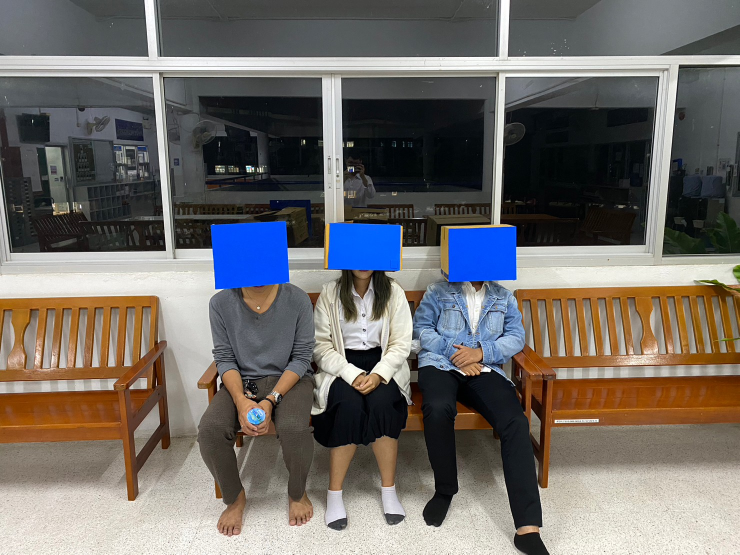
%> input picture Original/bb50.jpg, 1479 x 1109 px (shown at 1/2 size)
$ octave Boxmet2.m   (GNU Octave 9; MATLAB toolbox functions it lacks are replaced by stand-ins)
%> lines starting %> are read from the running program, lines starting %| are printed output that depends on the picture; in (x1, y1, x2, y2) boxes, pixels count from 0 and x2, y2 are one past the last pixel; in counts of white or black regions, pixels touching at a corner belong together; the program's own positions count from 1
clc
clear all
close all

% Read the input image
img = imread('bb50.jpg');
%> img is the input picture: size 1109x1479x3 uint8; mean R, G, B 112.3, 108.1, 104.4

M2d = im2double(img);

figure(1), imshow(M2d);

% Extract red and blue channels
[R,G,B] = imsplit(M2d);
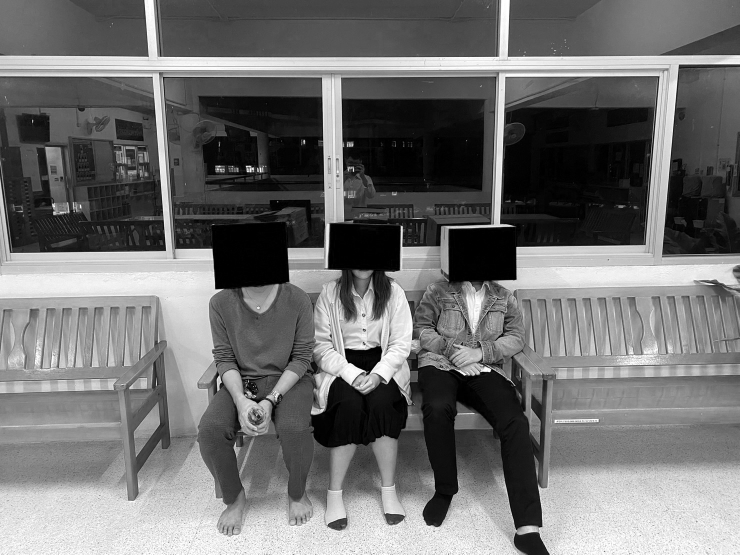
%> R: size 1109x1479 double (shown at 1/2 size); min 0, max 1, mean 0.44
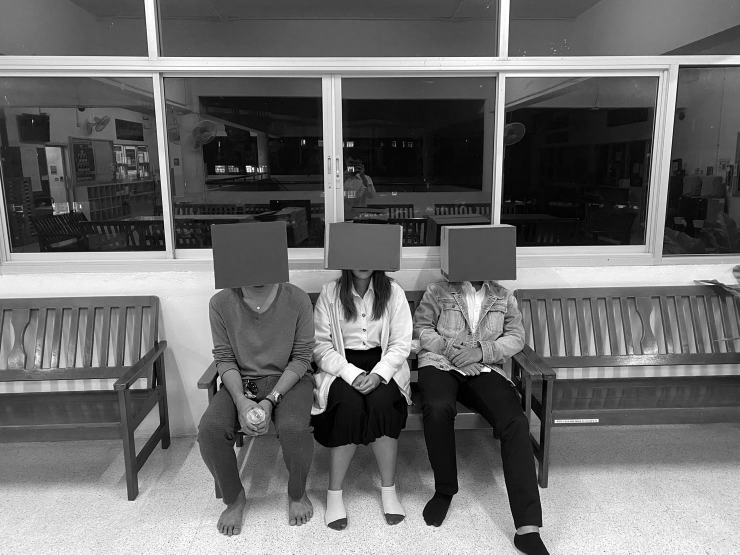
%> G: size 1109x1479 double (shown at 1/2 size); min 0, max 1, mean 0.424
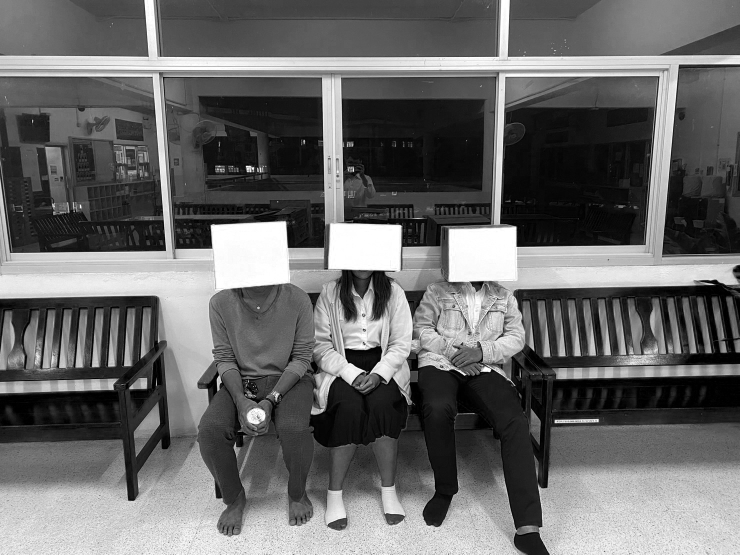
%> B: size 1109x1479 double (shown at 1/2 size); min 0, max 1, mean 0.41

% Create a binary image based on the red and blue channels
[m2, n2] = size(R);
%> m2 = 1109; n2 = 1479
X = zeros(m2,n2);
for i = 1:m2
    for j = 1:n2
        if R(i,j) >= 0 && R(i,j) <= 0.25 && G(i,j) <= 0.45  && B(i,j) >= 0.43
            X(i,j) = 255;
        end
    end
end
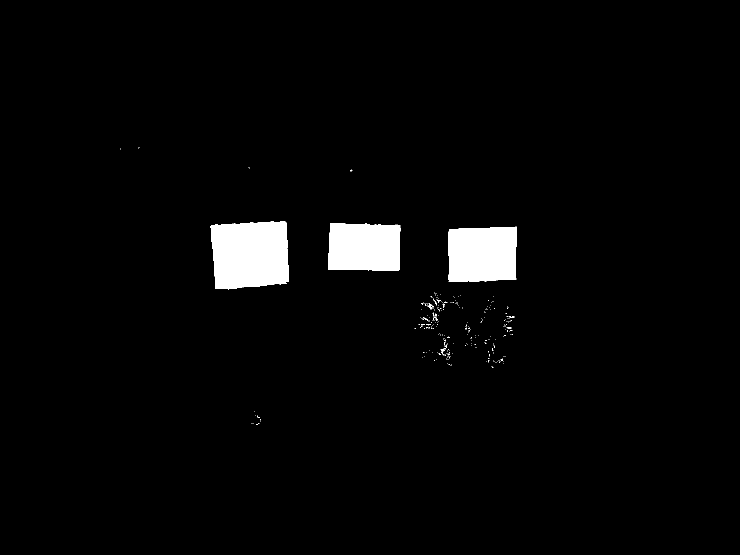
%> X: size 1109x1479 double (shown at 1/2 size); 2.9% white; 243 white regions (235 under 20 px), largest, box (x1, y1, x2, y2) and area: (421, 442, 578, 579) 19028, (896, 452, 1034, 564) 14329, (656, 446, 801, 542) 12947

% Apply median filtering to remove noise
X = medfilt2(X, [3 3]);
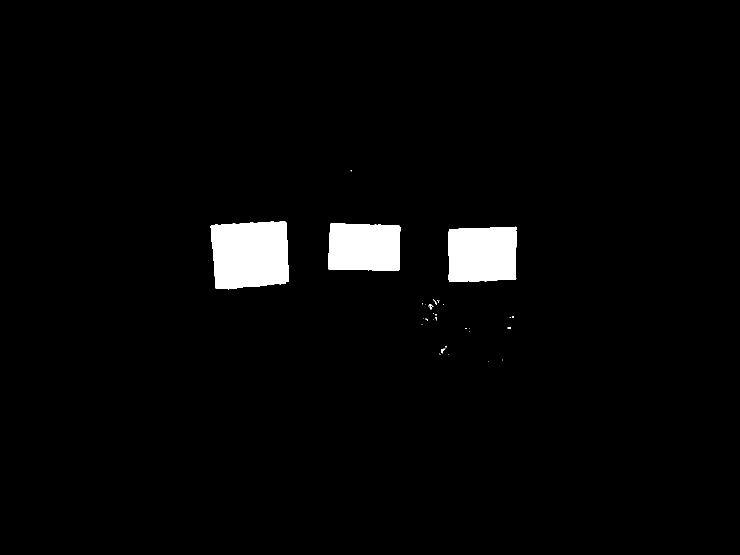
%> X: size 1109x1479 double (shown at 1/2 size); 2.8% white; 34 white regions (28 under 20 px), largest, box (x1, y1, x2, y2) and area: (421, 442, 578, 579) 19028, (896, 453, 1033, 564) 14326, (656, 446, 801, 542) 12960, (882, 697, 889, 707) 37, (858, 608, 867, 614) 27, (866, 598, 874, 609) 25
%X = imboxfilt(X, 3);

% Convert binary image to grayscale and display
Mfor = mat2gray(X);
figure(2),imshow(Mfor)

% Remove objects touching the border
%Mcb = imclearborder(Mfor);
%figure(3),imshow(Mcb)

% Remove small objects
Mao = bwareaopen(Mfor,1800);
%> Mao: size 1109x1479 logical; 2.8% white; 3 white regions, box (x1, y1, x2, y2) and area: (421, 442, 578, 579) 19028, (896, 453, 1033, 564) 14326, (656, 446, 801, 542) 12960

%figure(4),imshow(Mao);

SE = strel('disk',20);
Mc = imclose(Mao,SE);
%> Mc: size 1109x1479 logical; 2.8% white; 3 white regions
figure(4),imshowpair(img, Mc, 'montage');
%> after `imshowpair(img, Mc, 'montage')`:
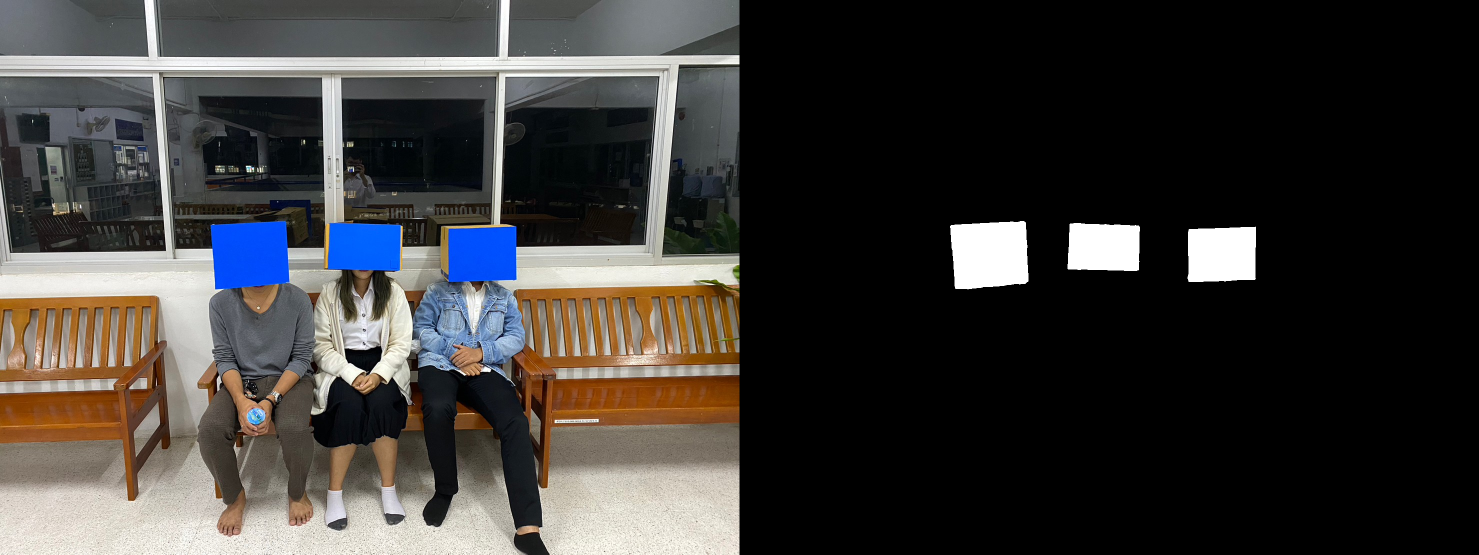
%> displayed picture: size 1109x2958x3, on the screen's scale of 0 to 255 (shown at 1/2 size); mean R, G, B 59.8, 57.6, 55.8

% Extract properties of connected components
cc = regionprops(Mc, 'Centroid', 'BoundingBox');
%> cc = 3 regions; box (x1, y1, x2, y2) and Centroid: (421, 442, 578, 579) [500.8 509.8], (656, 446, 801, 542) [729.3 495.2], (896, 453, 1033, 564) [965.3 509.4]

% Draw bounding box on original image
%figure(5), imshow(img);
hold on;
for i = 1:length(cc)
    bb = cc(i).BoundingBox;
    rectangle('Position', bb, 'EdgeColor', 'r', 'LineWidth', 2);
end
%> this loop made 3 passes
%> bb on passes 1 to 3: [421.5 442.5 157 137], [656.5 446.5 145 96], [896.5 453.5 137 111]
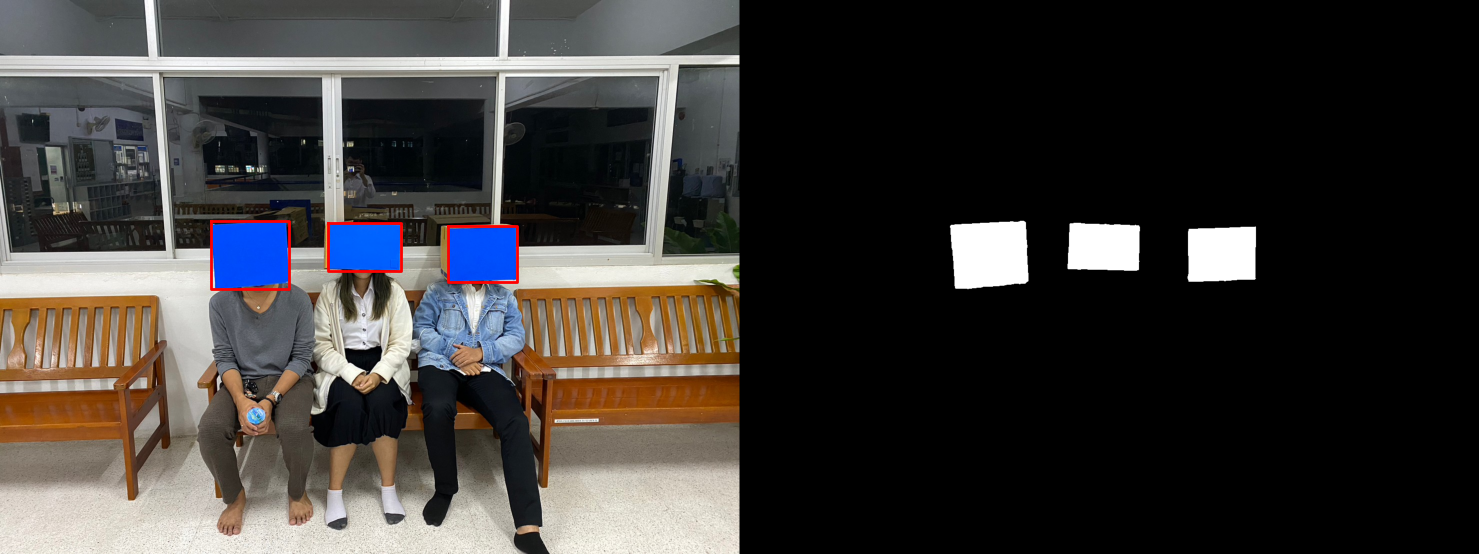
%> figure redrawn from the program's plot data; shown at 1/2 size
hold off;

$ run again, with Original/bb0.jpg copied over Original/bb50.jpg
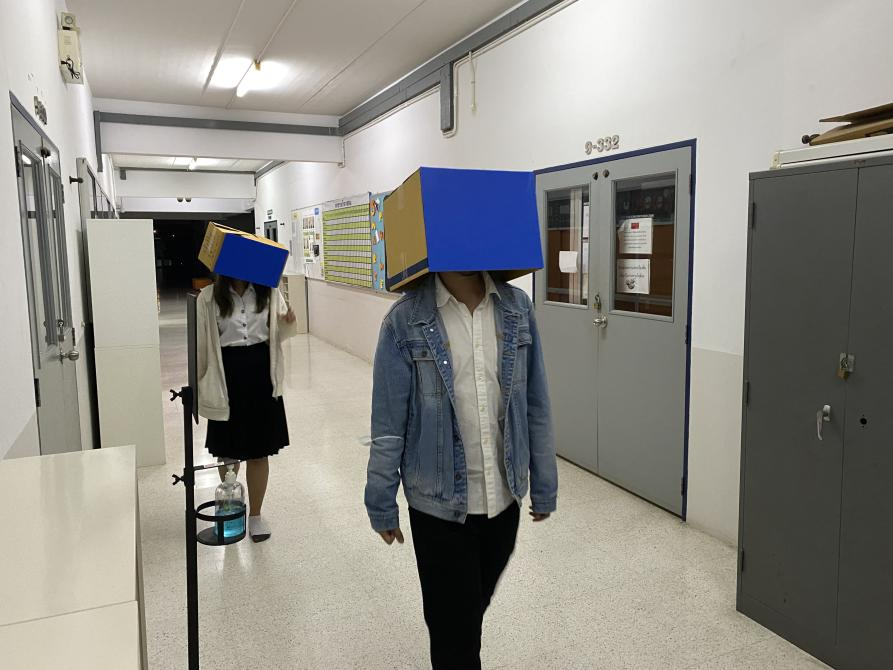
%> input picture Original/bb0.jpg, 893 x 670 px
%> img is the input picture: size 670x893x3 uint8; mean R, G, B 143.4, 141.6, 135.3
%> after the loop `for i = 1:m2`:
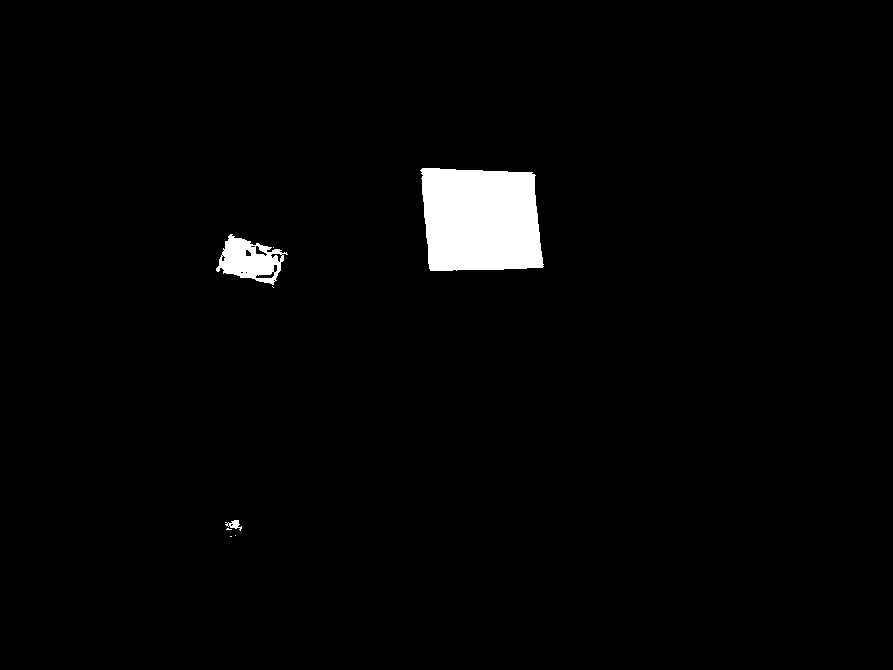
%> X: size 670x893 double; 2.2% white; 8 white regions (5 under 20 px), largest, box (x1, y1, x2, y2) and area: (420, 168, 544, 271) 11278, (216, 234, 288, 285) 1941, (225, 520, 242, 531) 86
%> Mfor: size 670x893 double; values 0 (black) and 1 (white), 2.2% white; 5 white regions (2 under 20 px), largest, box (x1, y1, x2, y2) and area: (421, 168, 544, 271) 11273, (216, 234, 284, 285) 1962, (226, 520, 239, 530) 84
%> Mao: size 670x893 logical; 2.2% white; 2 white regions, box (x1, y1, x2, y2) and area: (421, 168, 544, 271) 11273, (216, 234, 284, 285) 1962
%> Mc: size 670x893 logical; 2.3% white; 2 white regions
%> cc = 2 regions; box (x1, y1, x2, y2) and Centroid: (216, 234, 284, 285) [251.1 260.9], (421, 168, 544, 271) [481.5 220.6]
%> the loop `for i = 1:length(cc)` made 2 passes
%> bb on passes 1 to 2: [216.5 234.5 68 51], [421.5 168.5 123 103]
%> after the loop `for i = 1:length(cc)`:
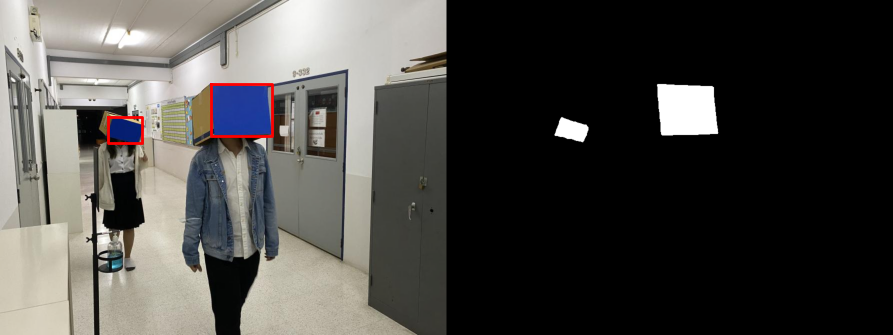
%> figure redrawn from the program's plot data; shown at 1/2 size

$ run again, with Original/bb1.jpg copied over Original/bb50.jpg
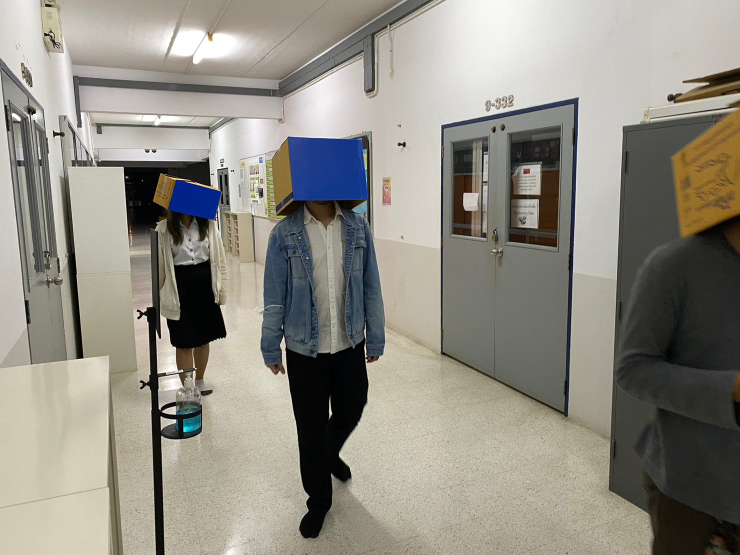
%> input picture Original/bb1.jpg, 1479 x 1109 px (shown at 1/2 size)
%> img is the input picture: size 1109x1479x3 uint8; mean R, G, B 144.9, 141.7, 132.1
%> after the loop `for i = 1:m2`:
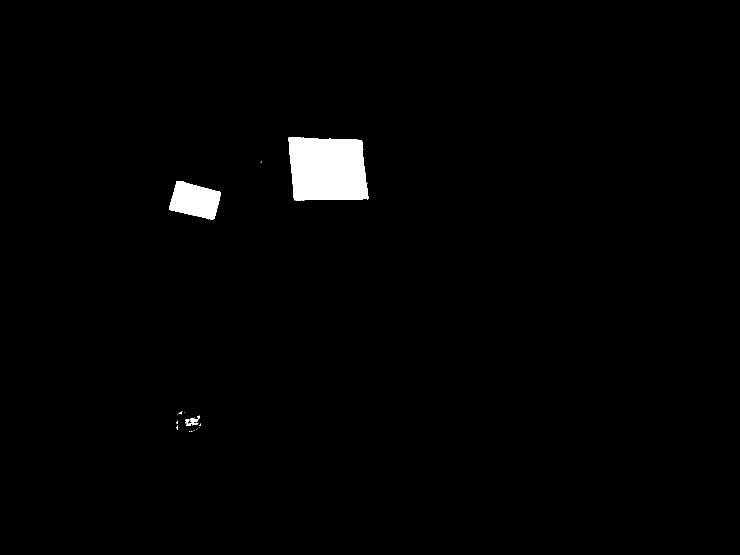
%> X: size 1109x1479 double (shown at 1/2 size); 1.5% white; 23 white regions (18 under 20 px), largest, box (x1, y1, x2, y2) and area: (577, 274, 737, 401) 18069, (338, 362, 442, 440) 5519, (373, 835, 397, 852) 172, (370, 838, 379, 847) 40, (357, 823, 365, 829) 22
%> Mfor: size 1109x1479 double; values 0 (black) and 1 (white), 1.5% white; 9 white regions (5 under 20 px), largest, box (x1, y1, x2, y2) and area: (577, 274, 737, 401) 18069, (338, 362, 442, 439) 5515, (373, 836, 396, 852) 170, (371, 838, 378, 846) 35
%> Mao: size 1109x1479 logical; 1.4% white; 2 white regions, box (x1, y1, x2, y2) and area: (577, 274, 737, 401) 18069, (338, 362, 442, 439) 5515
%> Mc: size 1109x1479 logical; 1.4% white; 2 white regions
%> cc = 2 regions; box (x1, y1, x2, y2) and Centroid: (338, 362, 442, 439) [390.6 401.7], (577, 274, 737, 401) [656 339.2]
%> the loop `for i = 1:length(cc)` made 2 passes
%> bb on passes 1 to 2: [338.5 362.5 104 77], [577.5 274.5 160 127]
%> after the loop `for i = 1:length(cc)`:
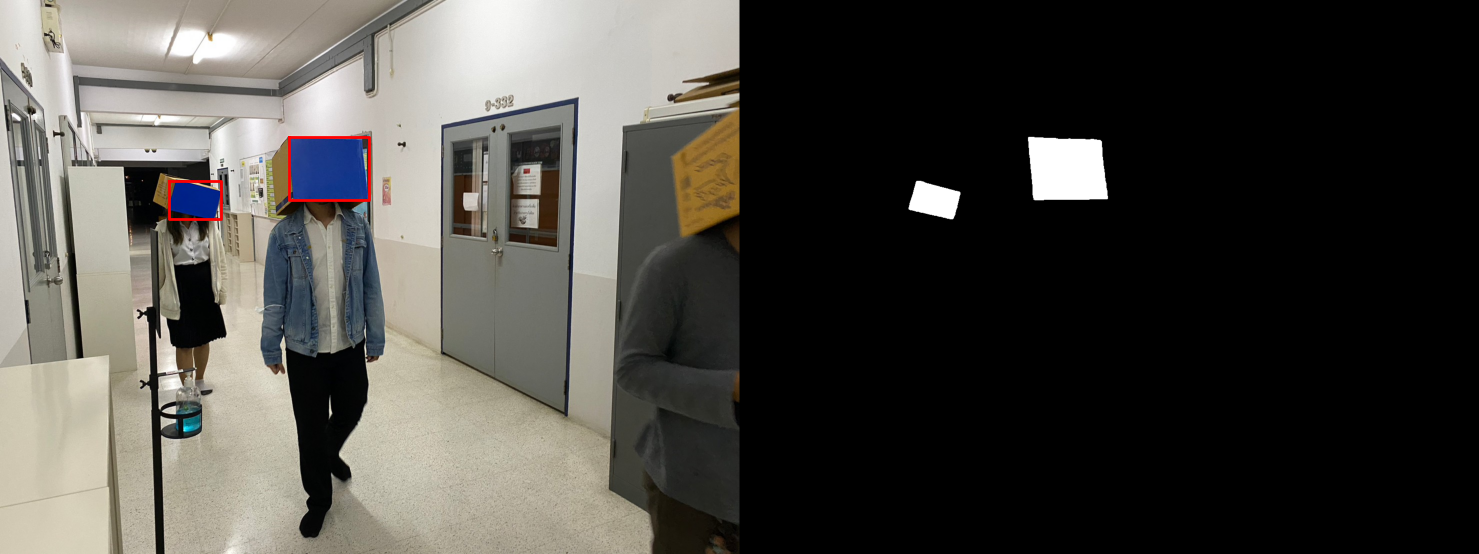
%> figure redrawn from the program's plot data; shown at 1/2 size

$ run again, with Original/bb10.jpg copied over Original/bb50.jpg
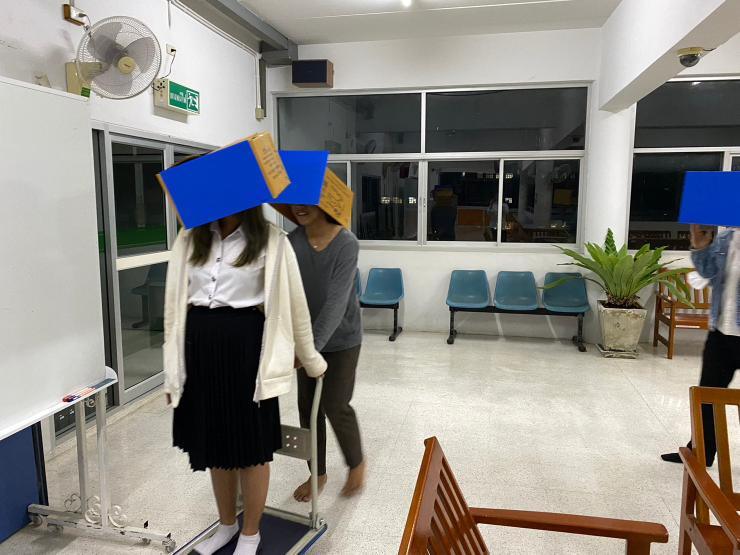
%> input picture Original/bb10.jpg, 1479 x 1109 px (shown at 1/2 size)
%> img is the input picture: size 1109x1479x3 uint8; mean R, G, B 138.5, 136.2, 130.7
%> Mfor: size 1109x1479 double; values 0 (black) and 1 (white), 2.8% white; 27 white regions (21 under 20 px), largest, box (x1, y1, x2, y2) and area: (319, 281, 660, 458) 32628, (1357, 342, 1479, 454) 12137, (733, 539, 798, 600) 1269, (908, 560, 921, 587) 214, (993, 564, 1007, 589) 192, (1008, 559, 1013, 566) 20
%> Mao: size 1109x1479 logical; 2.7% white; 2 white regions, box (x1, y1, x2, y2) and area: (319, 281, 660, 458) 32628, (1357, 342, 1479, 454) 12137
%> Mc: size 1109x1479 logical; 2.7% white; 2 white regions
%> cc = 2 regions; box (x1, y1, x2, y2) and Centroid: (319, 281, 660, 458) [481.5 366.7], (1357, 342, 1479, 454) [1423.1 398.2]
%> the loop `for i = 1:length(cc)` made 2 passes
%> bb on passes 1 to 2: [319.5 281.5 341 177], [1357.5 342.5 122 112]
%> after the loop `for i = 1:length(cc)`:
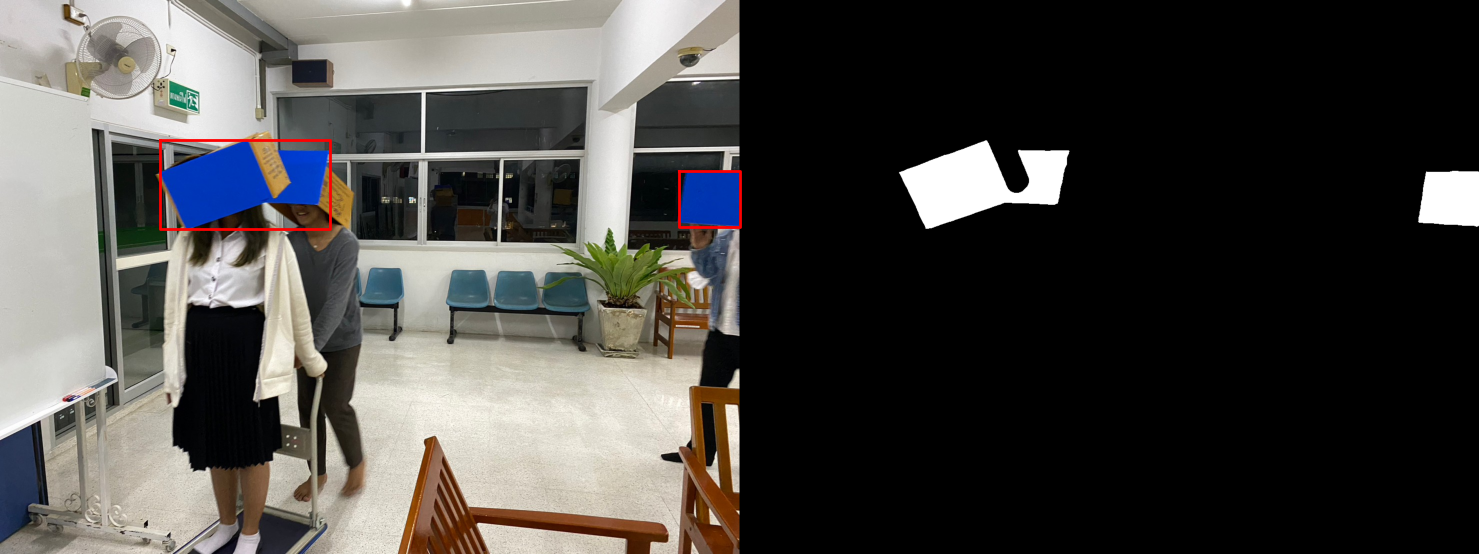
%> figure redrawn from the program's plot data; shown at 1/2 size
